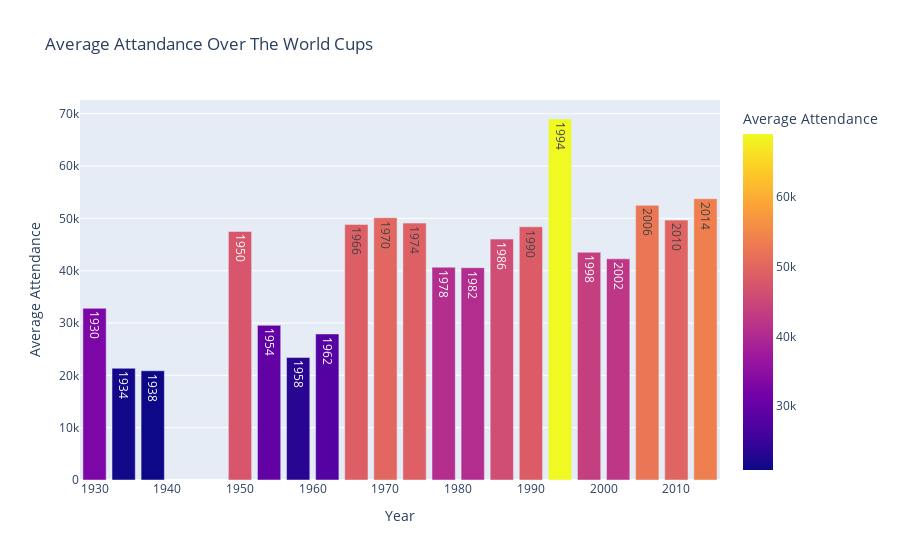

The notebook cell this image was saved under:
### Code cell
# displaying a bar graph using plotly of average attendance over the years at the world cup
px.bar(avgAttendance,x="Year",y="Attendance",text="Year",color="Attendance",title="Average Attandance Over The World Cups",
       labels={"Attendance" : "Average Attendance"})

### Figure 1 — Plotly figure (JSON) as saved in the notebook; plotly's stock layout.template omitted (floating-point values rounded to 4 significant figures)
{"data": [{"alignmentgroup": "True", "hovertemplate": "Year=%{text}<br>Average Attendance=%{marker.color}<extra></extra>", "legendgroup": "", "marker": {"color": [32810.0, 21350.0, 20870.0, 47510.0, 29560.0, 23420.0, 27910.0, 48850.0, 50120.0, 49100.0, 40680.0, 40570.0, 46040.0, 48390.0, 68990.0, 43520.0, 42270.0, 52490.0, 49670.0, 53760.0], "coloraxis": "coloraxis", "pattern": {"shape": ""}}, "name": "", "offsetgroup": "", "orientation": "v", "showlegend": false, "text": [1930, 1934, 1938, 1950, 1954, 1958, 1962, 1966, 1970, 1974, 1978, 1982, 1986, 1990, 1994, 1998, 2002, 2006, 2010, 2014], "textposition": "auto", "type": "bar", "x": [1930, 1934, 1938, 1950, 1954, 1958, 1962, 1966, 1970, 1974, 1978, 1982, 1986, 1990, 1994, 1998, 2002, 2006, 2010, 2014], "xaxis": "x", "y": [32810.0, 21350.0, 20870.0, 47510.0, 29560.0, 23420.0, 27910.0, 48850.0, 50120.0, 49100.0, 40680.0, 40570.0, 46040.0, 48390.0, 68990.0, 43520.0, 42270.0, 52490.0, 49670.0, 53760.0], "yaxis": "y"}], "layout": {"barmode": "relative", "coloraxis": {"colorbar": {"title": {"text": "Average Attendance"}}, "colorscale": [[0, "#0d0887"], [0.1111, "#46039f"], [0.2222, "#7201a8"], [0.3333, "#9c179e"], [0.4444, "#bd3786"], [0.5556, "#d8576b"], [0.6667, "#ed7953"], [0.7778, "#fb9f3a"], [0.8889, "#fdca26"], [1, "#f0f921"]]}, "legend": {"tracegroupgap": 0}, "title": {"text": "Average Attandance Over The World Cups"}, "xaxis": {"anchor": "y", "domain": [0, 1], "title": {"text": "Year"}}, "yaxis": {"anchor": "x", "domain": [0, 1], "title": {"text": "Average Attendance"}}}}
